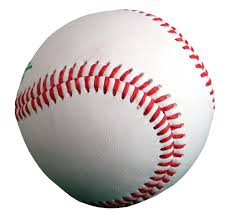
#> input picture moki/week1/test_image.jpeg, 228 x 221 px
$ python task1.py
#> lines starting #> are read from the running program, lines starting #| are printed output that depends on the picture; after the words box and inside, x2 and y2 are one past the last pixel; in counts of white or black regions, pixels touching at a corner belong together
from PIL import Image
import numpy as np

# 이미지 열고 배열로 변환하기
img = Image.open("test_image.jpeg")
#> img is the input picture: PIL image 228x221 RGB; mean R, G, B 210.7, 201.2, 201.1
img_array = np.array(img);

print(f"Shape: {img_array.shape}") # (H, W, 3)
#| Shape: (221, 228, 3)

# 알파 채널 직접 만들기
height, width = img_array.shape[:2] # 슬라이싱 : 리스트나 튜플에서 앞부분 일부만 잘라냄
#> height = 221; width = 228

# np.zeros(...) 모든 원소의 값이 0인 배열 생성 / 첫번째 인자는 형태를 나타내는 튜플이어야 함
# (height, width) : 새로 만들 배열의 형태
# dtype=np.uint8 : 배열에 저장될 데이터 타입 (부호 없는 8비트 정수)
mask = np.zeros((height, width), dtype=np.uint8)

# 중앙 사각형만 255
# 가로 100px 세로 100px 크기의 사각형 영역에 들어있는 모든 값을 255로 변경
mask[100:200, 100:200] = 255

# 3. RGBA로 변환
img_rgba = Image.fromarray(img_array).convert('RGBA')
img_rgba.putalpha(Image.fromarray(mask))
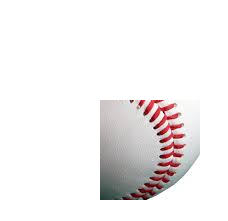
#> img_rgba: PIL image 228x221 RGBA; mean R, G, B, A 210.7, 201.2, 201.1, 50.6; transparent parts drawn white
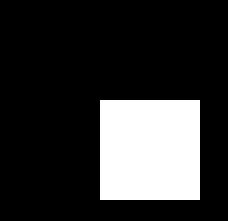
#> mask: shape (221, 228); 19.8% white; 1 white region, box (x1, y1, x2, y2) and area: (100, 100, 200, 200) 10000
img_rgba.save('output.png')

print("알파채널 적용한 이미지 저장")
